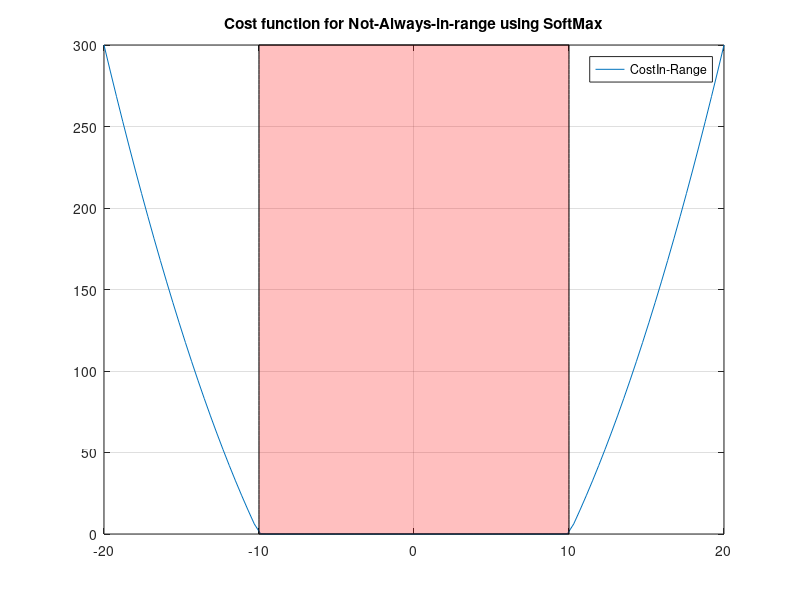

Source code (MATLAB):
% Out-of range cost function for tracking in range 
soft_max = @(x,y,k) log(exp(k.*x) + exp(k.*y)); %soft max function

f = linspace(-20,20); % x - x_t 
delta = 10; % range
alpha = 1; % some scalar value should scaling be necessary in cost
k = 1; % scalar value should scaling be necessary (underfull, overfull)
out = soft_max((f.^2 - delta.^2).*alpha, 0,1);

figure
plot(f,out)
hold on
% plot(-delta.*ones(size(f)), linspace(0, f(1).^2 - delta.^2, length(f)), 'r--')
% plot(delta.*ones(size(f)), linspace(0, f(1).^2 - delta.^2, length(f)), 'r--')
patch([delta.*ones(size(f)), fliplr(-delta.*ones(size(f)))], [linspace(0, f(1).^2 - delta.^2, length(f)), fliplr(linspace(0, f(1).^2 - delta.^2, length(f)))], [1, 0, 0] , 'FaceAlpha', 0.25)
hold off
legend(["Cost", "In-Range"])
title("Cost function for Not-Always-in-range using SoftMax")
grid on